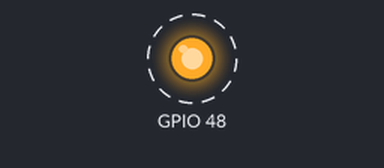
Bench run of a sketch on a simulated ESP32-S3. Parts: output pins drawn as LEDs (lit = HIGH). Dashed ring = blinking. What the sketch prints to the serial monitor is not drawn.

Above: at 0.5 s.
Timing chart, 0 to 3.3 s (numbered marks = the images above):
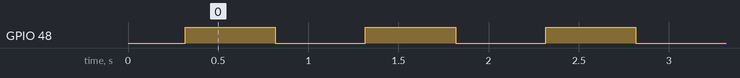

Measured:
- by itself, GPIO 48: alternates HIGH for 0.50 s and LOW for 0.50 s

The sketch:

ESP32S3_Blink.ino
```cpp
/*
 * ESP32-S3-DevKitC-1（板上焊 ESP32-S3-WROOM-1 模组）第一份验证程序：点亮 LED
 *
 * 硬件说明：
 *   板载 WS2812 RGB 在 GPIO48。默认板型的 LED_BUILTIN / RGB_BUILTIN 已指向它，
 *   digitalWrite(LED_BUILTIN, HIGH) 会被 arduino-esp32 内部自动转成
 *   rgbLedWrite() 输出白光（亮度 RGB_BRIGHTNESS = 64）——普通 Blink 写法即可点亮，
 *   不需要额外装 NeoPixel 库，也不需要自己写 WS2812 时序。
 *
 *   若你手上是裸模组 / 没有板载灯的最小系统板：把 ENABLE_EXT_LED 改成 1，
 *   在 EXT_LED_PIN（默认 GPIO4）串 220~330Ω 电阻接一颗普通 LED 到 GND。
 *
 *   已知坑：个别 DevKitC-1 批次 GPIO48 驱动电压偏低，板载 RGB 不亮或很暗。
 *   这时用外接 LED 那一路验证（ENABLE_EXT_LED = 1），或换 GPIO 接外置 WS2812。
 *
 * WROOM-1 引脚禁忌（别用这些脚接 LED）：
 *   GPIO26~32        内部 Flash / PSRAM 占用，绝对不能用
 *   GPIO33~37        部分八线 PSRAM 版本占用
 *   GPIO19 / 20      原生 USB D- / D+
 *   GPIO0/3/45/46    strapping 启动脚，上电电平会影响启动
 *   GPIO43 / 44      默认 UART0 TX / RX
 *   推荐空闲脚：4~18、21、47、48（本例用 4）
 *
 * Arduino IDE 板型设置（工具菜单）：
 *   开发板：ESP32S3 Dev Module
 *   用板上「原生 USB」口看串口 -> USB CDC On Boot = Enabled
 *   用「USB-TTL / UART」口看串口 -> USB CDC On Boot = Disabled（Serial 走 UART0）
 *   看不到串口日志不影响 LED 闪烁，别据此判断程序没跑。
 */
#include <Arduino.h>

/* ==================== 只改这一区 ==================== */
#define BLINK_MS       500   // 亮 / 灭各 500 ms
#define EXT_LED_PIN    4     // 外接 LED 的 GPIO，须串 220~330Ω 限流电阻
#define ENABLE_EXT_LED 0     // DevKitC-1 有板载 RGB，默认 0；裸模组改 1 并接 LED
/* =================================================== */

#ifndef LED_BUILTIN
  #define LED_BUILTIN 48    // 兜底：极少数板型未定义时直接指到 GPIO48
#endif

static uint32_t blinkCount = 0;

void setup() {
  Serial.begin(115200);
  delay(300);

  pinMode(LED_BUILTIN, OUTPUT);       // 若核心定义了 RGB_BUILTIN，内部会自动重映射到 GPIO48
#if ENABLE_EXT_LED
  pinMode(EXT_LED_PIN, OUTPUT);
#endif

  Serial.println(F("=== ESP32-S3-WROOM-1 : LED blink ==="));
  Serial.print(F("Chip  : ")); Serial.println(ESP.getChipModel());
  Serial.print(F("CPU   : ")); Serial.print(ESP.getCpuFreqMHz()); Serial.println(F(" MHz"));
  Serial.print(F("Flash : ")); Serial.print(ESP.getFlashChipSize() / 1024 / 1024); Serial.println(F(" MB"));

#if defined(RGB_BUILTIN)
  Serial.println(F("Onboard LED : WS2812 RGB on GPIO48 (digitalWrite -> rgbLedWrite)"));
#else
  Serial.print(F("Onboard LED GPIO : ")); Serial.println((int)LED_BUILTIN);
#endif

#if ENABLE_EXT_LED
  Serial.print(F("External LED : GPIO")); Serial.print(EXT_LED_PIN);
  Serial.println(F(" (220-330 ohm in series to GND)"));
#endif
  Serial.println(F("Blinking every 500 ms. If no output here, check USB CDC setting."));
  Serial.println(F("======================================="));
}

void loop() {
  digitalWrite(LED_BUILTIN, HIGH);    // 板载：RGB 白光 / 普通 LED 亮
#if ENABLE_EXT_LED
  digitalWrite(EXT_LED_PIN, HIGH);    // 外接：亮
#endif
  delay(BLINK_MS);

  digitalWrite(LED_BUILTIN, LOW);
#if ENABLE_EXT_LED
  digitalWrite(EXT_LED_PIN, LOW);
#endif
  delay(BLINK_MS);

  if (++blinkCount % 10 == 0) {       // 每 10 次报一次活，确认程序没跑飞
    Serial.print(F("alive, blinks = ")); Serial.println(blinkCount);
  }
}
```
